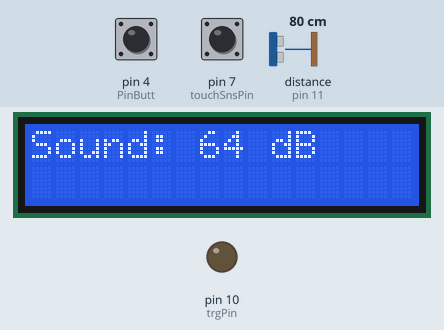
Bench run of a sketch on a simulated Arduino Uno, built with avr-gcc and run on an emulated ATmega328P. Parts: 16×2 character LCD, output pins drawn as LEDs (lit = HIGH). Inputs (shaded band) come from the test bench; at power-on: pin 4 (PinButt) HIGH, pin 7 (touchSnsPin) LOW, distance to the obstacle (sensor on pin 11) 80 cm. The echo pulse lasts 58.3 µs per cm; random numbers use the default seed unless the sketch sets one.

Above: at 1.2 s.
1.3 s: pin 4 (PinButt) pulled LOW for 1.25 s
At 3.5 s:
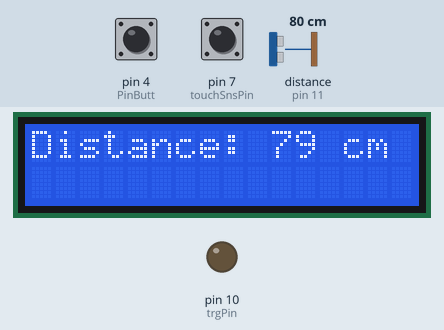
4.6 s: pin 4 (PinButt) pulled LOW for 1.25 s
At 7.3 s:
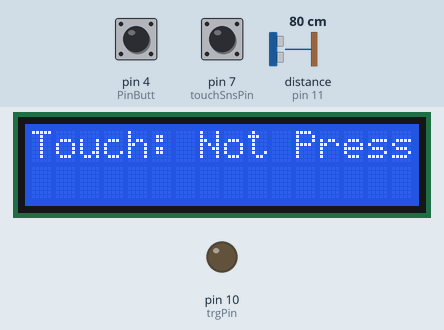
7.6 s: pin 7 (touchSnsPin) pulled HIGH for 1.25 s
At 9.0 s:
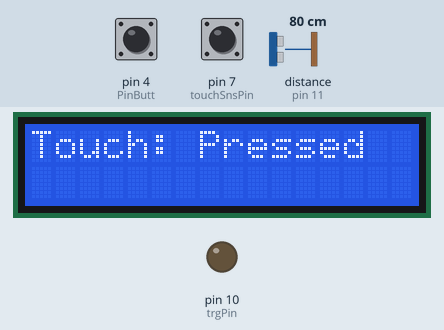
10.7 s: pin 7 (touchSnsPin) pulled HIGH for 3.2 s
Timing chart, 0 to 13.7 s (numbered marks = the images above; inputs shaded):
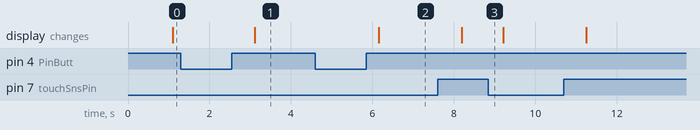

The sketch:

Sound_Distance_Touch_Switch.ino
```cpp
//Author: Taiwo A. Adegbuyi
//Title: Lab Finals: Takes sound input from 3 different Sensors and also display their values on the LCD
//Description: Read the distance sensor, touch sensor and sound sensor, and display their values on the LCD screen
//Date: 02/20/2024
//Version: 2.3.2

#include <Wire.h>                     // Tells the compiler to include the I2C wire library
#include <LiquidCrystal_I2C.h>        // Tells the compiler to include the LCD library

LiquidCrystal_I2C lcd(0x27, 16, 2);   // I2C address may vary, replace with the correct address
const int PinButt = 4;                // Digital pin for the button
const int SndSnsPin = A0;             // Analog pin for the sound sensor
const int trgPin = 10;                // Digital pin for the ultrasonic sensor trigger
const int echPin = 11;                // Digital pin for the ultrasonic sensor echo
const int touchSnsPin = 7;            // Digital pin for the touch sensor

enum SensorType {                    // This is data type used to assign names to constants
  Snd_Sns,                           // This declares the sound sensor as a constant
  Distnc_Sns,                        // This declares the distance sensor as a constant
  Touch_Sns                          // This declares the touch sensor as a constant
};

SensorType curntSns = Snd_Sns;       // Declares the sound sensor as the current sensor
bool touchSnsState = false;          // Initializes the touch sensor as off

void setup() {
  Serial.begin(9600);                //Tells the Arduino circuit to communicate using port 9600
  lcd.begin(16, 2);                  //The LCD address for data input
  lcd.backlight();                   //This activates the lcd backlight
  pinMode(PinButt, INPUT_PULLUP);    //This uses the circuit internal resistor for the push board
  pinMode(trgPin, OUTPUT);           //Sets the Distance Sensor pin for output mode
  pinMode(echPin, INPUT);            //Sets the Distance Sensor pin for input mode
  pinMode(touchSnsPin, INPUT);       //Sets the Touch Sensor pin for input mode
}

void loop() {
  updateSensor();                    //Updates the sensors after each loop

  lcd.clear();                       //Clears the LCD screen and ready for fresh data to display
  lcd.setCursor(0, 0);               //Sets the LCD screen cursor to the start, i.e column 1, row 1

  switch (curntSns) {                //Switches between the sensor types to display on the screen
    case Snd_Sns:                    //Sound switch data when the sound displays
      lcd.print("Sound: ");          //Displays "Sound: " on the LCD screen
      lcd.print(readSoundSensor());  //Then displays the current sound's value in he front of "Sound: "
      lcd.print(" dB");              //Also displays the dB in the front of "Sound: "
      break;
    case Distnc_Sns:                    //Switches to Distance sensor to display on the screen
      lcd.print("Distance: ");          //Displays "Distance: " on that LCD line
      lcd.print(readDistanceSensor());  //Then displays the current Distance value in the front of "Distance: "
      lcd.print(" cm");                 //Also displays the cm in the front of "Distance: "
      break;
    case Touch_Sns:                                           //Switches to Touch sensor to display on the screen
      lcd.print("Touch: ");                                   //Displays "Touch: " on the LCD screen
      lcd.print(touchSnsState ? "Pressed" : "Not Pressed");   //Displays the touch sensor state when it is pressed or not
      break;
  }

  delay(1000);                          //Delays for the LCD displays to be readable for human
}

int readSoundSensor() {                 //This is the sound sensor reading logic
  return random(40, 65);                //This is random value applicable for human hearing
}

int readDistanceSensor() {                            //This is distance sensor reading logic
  digitalWrite(trgPin, LOW);                         //Turns the distance trig pin off
  delayMicroseconds(2);                               //Delays it for 2 micro seconds
  digitalWrite(trgPin, HIGH);                        //Turns the distance trig pin on
  delayMicroseconds(10);                              //Delays it for 10 micro seconds
  digitalWrite(trgPin, LOW);                         //Then turns the distance trig pin off
  return pulseIn(echPin, HIGH) * 0.034 / 2;           //Returns the distance to use the echo value in the loop, using the calculted centimeter
}

void updateSensor() {                                             //Creates a function to use to updates the button when press after each loop
  if (digitalRead(PinButt) == LOW) {                              //Sets a condition for button know when off

    curntSns = static_cast<SensorType>((curntSns + 1) % 3);       //When button is pressed, switch to the next sensor type
    delay(1000);                                                  //Delays to prevent rapid switching
  }

  touchSnsState = digitalRead(touchSnsPin) == HIGH;               //Updates the touch sensor state
}
```

Measured:
- after the input at 4.6 s, the display: changes after 1.6 s (image 2)
- after the input at 7.6 s, the display: changes after 0.60 s (image 3)
